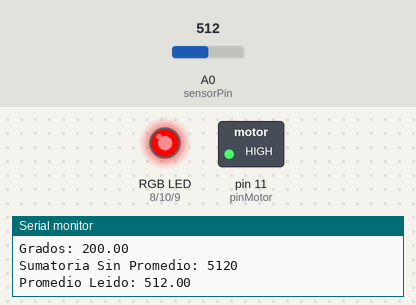
Bench run of a sketch on a simulated Arduino Uno, built with avr-gcc and run on an emulated ATmega328P. Shown: switched loads named in the sketch (green lamp = pin HIGH), an RGB LED mixed from three pins (HIGH = lit), the last lines printed to the serial monitor. The inputs (shaded band) are chosen by the test bench; at power-on: A0 (sensorPin) = 512.

Above: at 1.2 s.
1.3 s: A0 (sensorPin) set to 165
4.3 s: A0 (sensorPin) set to 154
At 5.5 s:
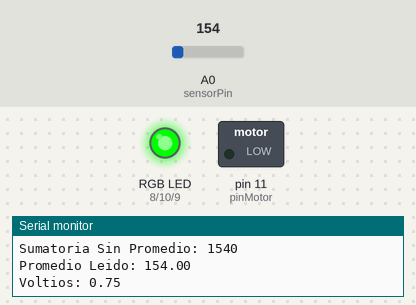
5.9 s: A0 (sensorPin) set to 122
At 6.5 s:
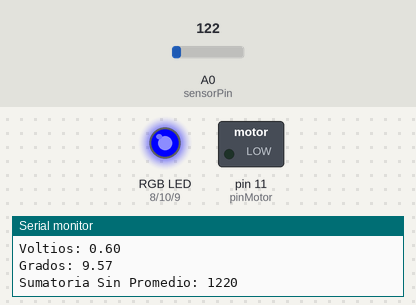
7.5 s: A0 (sensorPin) set to 511
At 8.5 s:
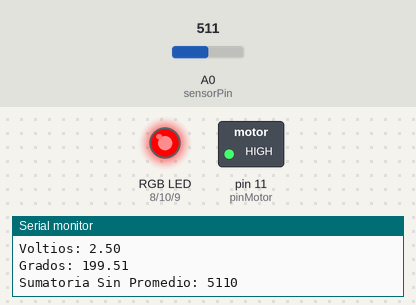
9.1 s: A0 (sensorPin) set to 0
At 10.4 s:
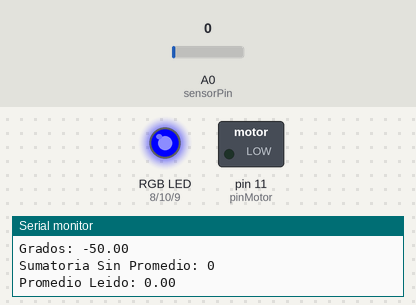
Timing chart, 0 to 11.7 s (numbered marks = the images above; inputs shaded):
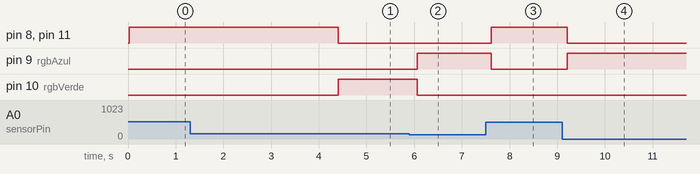

The sketch:

Ventilador_Automatico.ino
```cpp
/*
 *Ventilador Automatico: En este ejercio utilizaremos un sensor de
 *temperatura para ejecutar acciones y encender luces para
 *saber si esta frio, normal, o caliente.
 *Vamos a tomar una temperatura base como la normal, luego
 *asignamos un rango dentro del que puede estar, por ejemplo
 *dos grados arriba o abajo de la base, y si se sale de ese
 *rango, entonces encenderemos o apagaremos un ventilador y
 *encenderemos la luz correspondiente.
*/

//Declaramos los pines del Led RGB
const int rgbRojo = 8;
const int rgbAzul = 9;
const int rgbVerde = 10;

const int pinMotor = 11; //Declaramos el pin de senal de nuestro Ventilador (Motor DC)
const int sensorPin = A0; //Declaramos el pin analogico donde leeremos el sensor de temperatura

const float baselineTemp = 24.5; //Asignamos una temperatura base
const float rangoTemp = 1.0; //Asignamos un rango que significa que tan arriba o abajo puede estar la temperatura de la base

int sensorVal; //Creamos la variable donde almacenaremos la lectura del sensor
int sumatoria; //Creamos una variable donde sumaremos los valores leidos para luego promediarlos
int promedio; //Creamos una variable donde almacenaremos el promedio de los valores leidos


void setup() {
  Serial.begin(9600);
  //Declaramos los pines de salida en una iteracion y les enviamos un LOW
  for (int pinNumber = 8; pinNumber < 12; pinNumber++) {
    pinMode(pinNumber, OUTPUT);
    digitalWrite(pinNumber, LOW);
  }
}

void loop() {

  sumatoria=0; //Iniciamos la variable de sumatoria como 0 para empezar a leer.

  //Obtenemos 10 valores mediante una iteracion antes de continuar.
  for (int i = 0;i<10;i++){
    sensorVal = analogRead(sensorPin); //Leemos nuestro sensor de temperatura
    sumatoria=sumatoria+sensorVal; //Le sumamos a la variable el valor que leimos
  }
  float promedio=(sumatoria/10); //sacamos un promedio de los 10 valores que leimos
  float voltage = (promedio / 1024.0) * 5.0; //Convertimos el promedio leido a voltios
  float temperatura = (voltage - .5) * 100; //Convertimos los voltios a grados celcius

  //Mostramos los valores leidos (*Opcional)
  Serial.print("Sumatoria Sin Promedio: ");
  Serial.println(sumatoria);
  Serial.print("Promedio Leido: ");
  Serial.println(promedio);
  Serial.print("Voltios: ");
  Serial.println(voltage);
  Serial.print("Grados: ");
  Serial.println(temperatura);

  //Si la temperatura es menor al rango que pusimos ejecutamos la funcion temperaturaBaja()
  if (temperatura < baselineTemp - rangoTemp) {
    temperaturaBaja();
  }
  //Si la temperatura esta dentro del rango que pusimos ejecutamos la funcion temperaturaMedia()
  else if ((temperatura >= baselineTemp - rangoTemp) && (temperatura <= baselineTemp + rangoTemp)) {
    temperaturaMedia();
  }
  //Si la temperatura es mayor al rango que pusimos ejecutamos la funcion temperaturaAlta()
  else if (temperatura > baselineTemp + rangoTemp) {
    temperaturaAlta();
  }
  delay(5);
}

//Dentro de esta funcion estan las acciones que queremos realizar si la temperatura es Baja
void temperaturaBaja(){
  digitalWrite(rgbAzul,HIGH);
  digitalWrite(rgbVerde,LOW);
  digitalWrite(rgbRojo,LOW);
  digitalWrite(pinMotor,LOW);
}

//Dentro de esta funcion estan las acciones que queremos realizar si la temperatura es Medio
void temperaturaMedia(){
  digitalWrite(rgbAzul,LOW);
  digitalWrite(rgbVerde,HIGH);
  digitalWrite(rgbRojo,LOW);
  digitalWrite(pinMotor,LOW);
}

//Dentro de esta funcion estan las acciones que queremos realizar si la temperatura es Alta
void temperaturaAlta(){
  digitalWrite(rgbAzul,LOW);
  digitalWrite(rgbVerde,LOW);
  digitalWrite(rgbRojo,HIGH);
  digitalWrite(pinMotor,HIGH);
}
```

Measured:
- the behaviour switches between 155 and 154 on A0 (sensorPin) (found by bisection; images 0 and 1)
- after the input at 4.3 s, pin 8 (rgbRojo), pin 11 (pinMotor): HIGH → LOW after 0.11 s; pin 10 (rgbVerde): LOW → HIGH after 0.11 s
- after the input at 5.9 s, pin 9 (rgbAzul): LOW → HIGH after 0.16 s; pin 10 (rgbVerde): HIGH → LOW after 0.16 s
- after the input at 7.5 s, pin 8 (rgbRojo), pin 11 (pinMotor): LOW → HIGH after 0.12 s; pin 9 (rgbAzul): HIGH → LOW after 0.12 s
- after the input at 9.1 s, pin 8 (rgbRojo), pin 11 (pinMotor): HIGH → LOW after 0.11 s; pin 9 (rgbAzul): LOW → HIGH after 0.11 s
